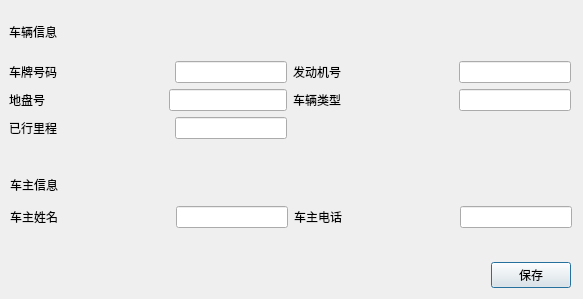
<?xml version="1.0" encoding="UTF-8"?>
<ui version="4.0">
 <class>NewCustomerDialog</class>
 <widget class="QDialog" name="NewCustomerDialog">
  <property name="geometry">
   <rect>
    <x>0</x>
    <y>0</y>
    <width>583</width>
    <height>299</height>
   </rect>
  </property>
  <property name="windowTitle">
   <string>Dialog</string>
  </property>
  <widget class="QWidget" name="">
   <property name="geometry">
    <rect>
     <x>9</x>
     <y>9</y>
     <width>562</width>
     <height>130</height>
    </rect>
   </property>
   <layout class="QVBoxLayout" name="verticalLayout_2">
    <item>
     <widget class="QLabel" name="label_9">
      <property name="text">
       <string>车辆信息</string>
      </property>
     </widget>
    </item>
    <item>
     <layout class="QGridLayout" name="gridLayout">
      <item row="0" column="0">
       <layout class="QHBoxLayout" name="horizontalLayout">
        <item>
         <widget class="QLabel" name="label">
          <property name="text">
           <string>车牌号码</string>
          </property>
         </widget>
        </item>
        <item>
         <spacer name="horizontalSpacer">
          <property name="orientation">
           <enum>Qt::Horizontal</enum>
          </property>
          <property name="sizeHint" stdset="0">
           <size>
            <width>40</width>
            <height>20</height>
           </size>
          </property>
         </spacer>
        </item>
        <item>
         <widget class="QLineEdit" name="le_cph"/>
        </item>
       </layout>
      </item>
      <item row="0" column="1">
       <layout class="QHBoxLayout" name="horizontalLayout_2">
        <item>
         <widget class="QLabel" name="label_2">
          <property name="text">
           <string>发动机号</string>
          </property>
         </widget>
        </item>
        <item>
         <spacer name="horizontalSpacer_2">
          <property name="orientation">
           <enum>Qt::Horizontal</enum>
          </property>
          <property name="sizeHint" stdset="0">
           <size>
            <width>40</width>
            <height>20</height>
           </size>
          </property>
         </spacer>
        </item>
        <item>
         <widget class="QLineEdit" name="le_fdjh"/>
        </item>
       </layout>
      </item>
      <item row="1" column="0">
       <layout class="QHBoxLayout" name="horizontalLayout_3">
        <item>
         <widget class="QLabel" name="label_3">
          <property name="text">
           <string>地盘号</string>
          </property>
         </widget>
        </item>
        <item>
         <spacer name="horizontalSpacer_3">
          <property name="orientation">
           <enum>Qt::Horizontal</enum>
          </property>
          <property name="sizeType">
           <enum>QSizePolicy::MinimumExpanding</enum>
          </property>
          <property name="sizeHint" stdset="0">
           <size>
            <width>40</width>
            <height>20</height>
           </size>
          </property>
         </spacer>
        </item>
        <item>
         <widget class="QLineEdit" name="le_dph"/>
        </item>
       </layout>
      </item>
      <item row="1" column="1">
       <layout class="QHBoxLayout" name="horizontalLayout_5">
        <item>
         <widget class="QLabel" name="label_5">
          <property name="text">
           <string>车辆类型</string>
          </property>
         </widget>
        </item>
        <item>
         <spacer name="horizontalSpacer_5">
          <property name="orientation">
           <enum>Qt::Horizontal</enum>
          </property>
          <property name="sizeType">
           <enum>QSizePolicy::MinimumExpanding</enum>
          </property>
          <property name="sizeHint" stdset="0">
           <size>
            <width>40</width>
            <height>20</height>
           </size>
          </property>
         </spacer>
        </item>
        <item>
         <widget class="QLineEdit" name="le_cllx"/>
        </item>
       </layout>
      </item>
      <item row="2" column="0">
       <layout class="QHBoxLayout" name="horizontalLayout_4">
        <item>
         <widget class="QLabel" name="label_4">
          <property name="text">
           <string>已行里程</string>
          </property>
         </widget>
        </item>
        <item>
         <spacer name="horizontalSpacer_4">
          <property name="orientation">
           <enum>Qt::Horizontal</enum>
          </property>
          <property name="sizeType">
           <enum>QSizePolicy::MinimumExpanding</enum>
          </property>
          <property name="sizeHint" stdset="0">
           <size>
            <width>40</width>
            <height>20</height>
           </size>
          </property>
         </spacer>
        </item>
        <item>
         <widget class="QLineEdit" name="le_yxlc"/>
        </item>
       </layout>
      </item>
     </layout>
    </item>
   </layout>
  </widget>
  <widget class="QWidget" name="">
   <property name="geometry">
    <rect>
     <x>10</x>
     <y>170</y>
     <width>562</width>
     <height>58</height>
    </rect>
   </property>
   <layout class="QVBoxLayout" name="verticalLayout">
    <item>
     <widget class="QLabel" name="label_8">
      <property name="text">
       <string>车主信息</string>
      </property>
     </widget>
    </item>
    <item>
     <layout class="QHBoxLayout" name="horizontalLayout_8">
      <item>
       <layout class="QHBoxLayout" name="horizontalLayout_6">
        <item>
         <widget class="QLabel" name="label_6">
          <property name="text">
           <string>车主姓名</string>
          </property>
         </widget>
        </item>
        <item>
         <spacer name="horizontalSpacer_6">
          <property name="orientation">
           <enum>Qt::Horizontal</enum>
          </property>
          <property name="sizeType">
           <enum>QSizePolicy::MinimumExpanding</enum>
          </property>
          <property name="sizeHint" stdset="0">
           <size>
            <width>40</width>
            <height>20</height>
           </size>
          </property>
         </spacer>
        </item>
        <item>
         <widget class="QLineEdit" name="le_czxm"/>
        </item>
       </layout>
      </item>
      <item>
       <layout class="QHBoxLayout" name="horizontalLayout_7">
        <item>
         <widget class="QLabel" name="label_7">
          <property name="text">
           <string>车主电话</string>
          </property>
         </widget>
        </item>
        <item>
         <spacer name="horizontalSpacer_7">
          <property name="orientation">
           <enum>Qt::Horizontal</enum>
          </property>
          <property name="sizeType">
           <enum>QSizePolicy::MinimumExpanding</enum>
          </property>
          <property name="sizeHint" stdset="0">
           <size>
            <width>40</width>
            <height>20</height>
           </size>
          </property>
         </spacer>
        </item>
        <item>
         <widget class="QLineEdit" name="le_czdh"/>
        </item>
       </layout>
      </item>
     </layout>
    </item>
   </layout>
  </widget>
  <widget class="QWidget" name="">
   <property name="geometry">
    <rect>
     <x>10</x>
     <y>260</y>
     <width>561</width>
     <height>30</height>
    </rect>
   </property>
   <layout class="QHBoxLayout" name="horizontalLayout_9">
    <item>
     <spacer name="horizontalSpacer_8">
      <property name="orientation">
       <enum>Qt::Horizontal</enum>
      </property>
      <property name="sizeHint" stdset="0">
       <size>
        <width>40</width>
        <height>20</height>
       </size>
      </property>
     </spacer>
    </item>
    <item>
     <widget class="QPushButton" name="pb_bcxkh">
      <property name="text">
       <string>保存</string>
      </property>
     </widget>
    </item>
   </layout>
  </widget>
  <zorder>le_cph</zorder>
  <zorder>label</zorder>
  <zorder>layoutWidget</zorder>
  <zorder>layoutWidget_2</zorder>
  <zorder>layoutWidget_3</zorder>
  <zorder>horizontalSpacer_4</zorder>
  <zorder>layoutWidget_4</zorder>
  <zorder>layoutWidget_5</zorder>
  <zorder>layoutWidget_6</zorder>
  <zorder>label_8</zorder>
  <zorder>label_9</zorder>
  <zorder>pb_bcxkh</zorder>
  <zorder>horizontalSpacer_8</zorder>
 </widget>
 <resources/>
 <connections/>
</ui>
